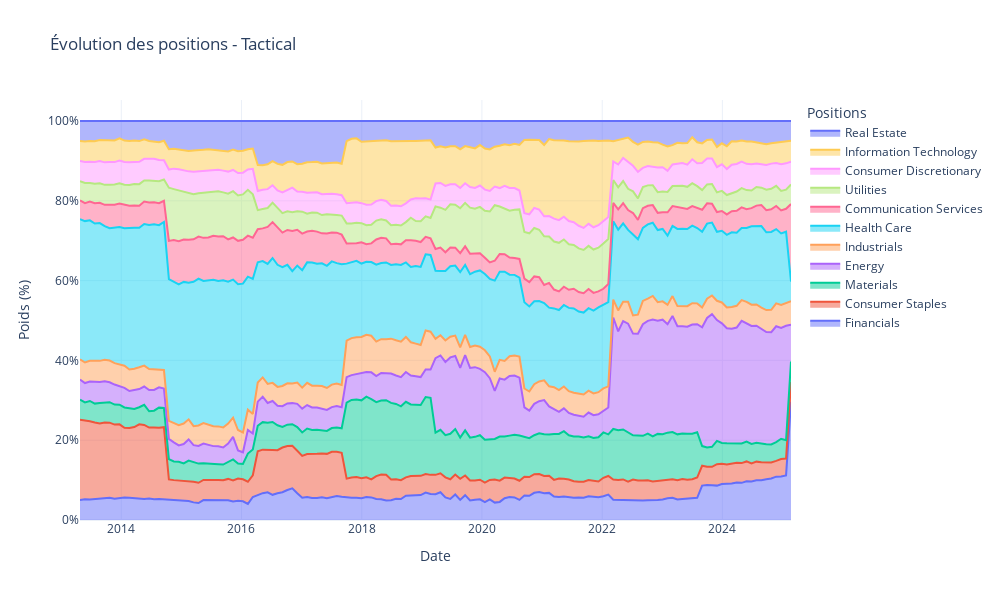
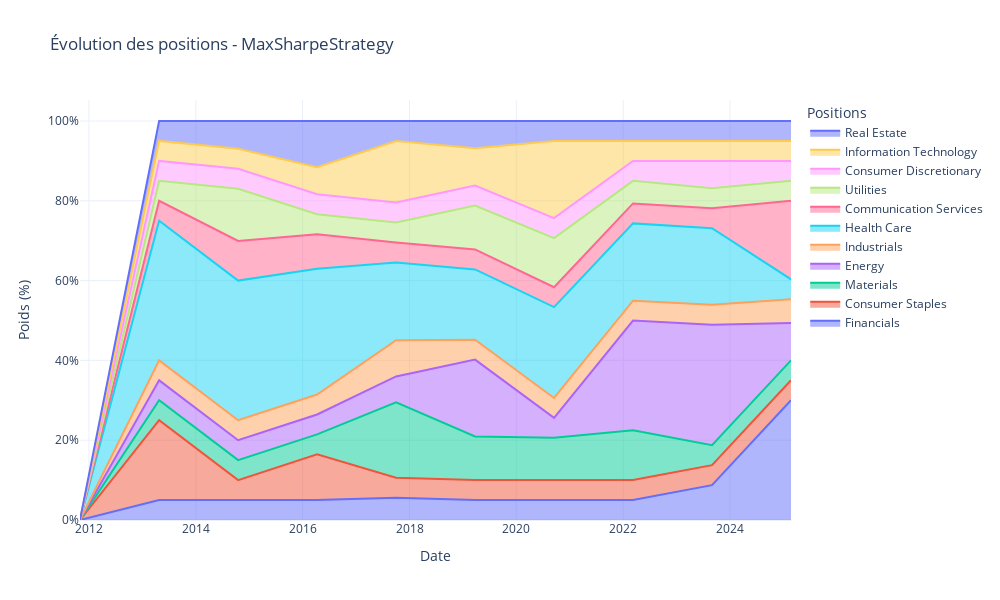

The cell these charts' notebook holds for them, in order:
### Code cell
MSM.visualize()
MSM.positions("tactical")
MSM.positions()

### Figure 1 — Plotly figure (JSON) as saved in the notebook; plotly's stock layout.template omitted (floating-point values rounded to 4 significant figures; data arrays with more than 128 entries replaced by an {"elided": "..."} marker saying what was removed)
{"data": [{"hovertemplate": "%{text}<extra></extra>", "mode": "lines", "name": "Financials", "stackgroup": "one", "text": {"elided": "145 str values"}, "type": "scatter", "x": {"elided": "145 str values"}, "y": {"elided": "145 float values"}}, {"hovertemplate": "%{text}<extra></extra>", "mode": "lines", "name": "Consumer Staples", "stackgroup": "one", "text": {"elided": "145 str values"}, "type": "scatter", "x": {"elided": "145 str values"}, "y": {"elided": "145 float values"}}, {"hovertemplate": "%{text}<extra></extra>", "mode": "lines", "name": "Materials", "stackgroup": "one", "text": {"elided": "145 str values"}, "type": "scatter", "x": {"elided": "145 str values"}, "y": {"elided": "145 float values"}}, {"hovertemplate": "%{text}<extra></extra>", "mode": "lines", "name": "Energy", "stackgroup": "one", "text": {"elided": "145 str values"}, "type": "scatter", "x": {"elided": "145 str values"}, "y": {"elided": "145 float values"}}, {"hovertemplate": "%{text}<extra></extra>", "mode": "lines", "name": "Industrials", "stackgroup": "one", "text": {"elided": "145 str values"}, "type": "scatter", "x": {"elided": "145 str values"}, "y": {"elided": "145 float values"}}, {"hovertemplate": "%{text}<extra></extra>", "mode": "lines", "name": "Health Care", "stackgroup": "one", "text": {"elided": "145 str values"}, "type": "scatter", "x": {"elided": "145 str values"}, "y": {"elided": "145 float values"}}, {"hovertemplate": "%{text}<extra></extra>", "mode": "lines", "name": "Communication Services", "stackgroup": "one", "text": {"elided": "145 str values"}, "type": "scatter", "x": {"elided": "145 str values"}, "y": {"elided": "145 float values"}}, {"hovertemplate": "%{text}<extra></extra>", "mode": "lines", "name": "Utilities", "stackgroup": "one", "text": {"elided": "145 str values"}, "type": "scatter", "x": {"elided": "145 str values"}, "y": {"elided": "145 float values"}}, {"hovertemplate": "%{text}<extra></extra>", "mode": "lines", "name": "Consumer Discretionary", "stackgroup": "one", "text": {"elided": "145 str values"}, "type": "scatter", "x": {"elided": "145 str values"}, "y": {"elided": "145 float values"}}, {"hovertemplate": "%{text}<extra></extra>", "mode": "lines", "name": "Information Technology", "stackgroup": "one", "text": {"elided": "145 str values"}, "type": "scatter", "x": {"elided": "145 str values"}, "y": {"elided": "145 float values"}}, {"hovertemplate": "%{text}<extra></extra>", "mode": "lines", "name": "Real Estate", "stackgroup": "one", "text": {"elided": "145 str values"}, "type": "scatter", "x": {"elided": "145 str values"}, "y": {"elided": "145 float values"}}], "layout": {"height": 600, "hovermode": "x unified", "legend": {"title": {"text": "Positions"}}, "title": {"text": "Évolution des positions - Tactical"}, "width": 1000, "xaxis": {"title": {"text": "Date"}}, "yaxis": {"showgrid": true, "ticksuffix": "%", "title": {"text": "Poids (%)"}}}}

### Figure 2 — Plotly figure (JSON) as saved in the notebook; plotly's stock layout.template omitted (floating-point values rounded to 4 significant figures)
{"data": [{"hovertemplate": "%{text}<extra></extra>", "mode": "lines", "name": "Financials", "stackgroup": "one", "text": ["", "<b>Financials</b><br>Poids: 5.00%", "<b>Financials</b><br>Poids: 5.00%", "<b>Financials</b><br>Poids: 5.00%", "<b>Financials</b><br>Poids: 5.58%", "<b>Financials</b><br>Poids: 5.00%", "<b>Financials</b><br>Poids: 5.00%", "<b>Financials</b><br>Poids: 5.00%", "<b>Financials</b><br>Poids: 8.74%", "<b>Financials</b><br>Poids: 30.02%"], "type": "scatter", "x": ["2011-11-01T00:00:00", "2013-04-25T00:00:00", "2014-10-17T00:00:00", "2016-04-09T00:00:00", "2017-10-01T00:00:00", "2019-03-25T00:00:00", "2020-09-15T00:00:00", "2022-03-09T00:00:00", "2023-08-31T00:00:00", "2025-02-21T00:00:00"], "y": [0, 5.0, 5.0, 5.0, 5.576, 5.0, 5.0, 5.0, 8.74, 30.02]}, {"hovertemplate": "%{text}<extra></extra>", "mode": "lines", "name": "Consumer Staples", "stackgroup": "one", "text": ["", "<b>Consumer Staples</b><br>Poids: 20.00%", "<b>Consumer Staples</b><br>Poids: 5.00%", "<b>Consumer Staples</b><br>Poids: 11.45%", "<b>Consumer Staples</b><br>Poids: 5.00%", "<b>Consumer Staples</b><br>Poids: 5.00%", "<b>Consumer Staples</b><br>Poids: 5.00%", "<b>Consumer Staples</b><br>Poids: 5.00%", "<b>Consumer Staples</b><br>Poids: 5.00%", "<b>Consumer Staples</b><br>Poids: 5.00%"], "type": "scatter", "x": ["2011-11-01T00:00:00", "2013-04-25T00:00:00", "2014-10-17T00:00:00", "2016-04-09T00:00:00", "2017-10-01T00:00:00", "2019-03-25T00:00:00", "2020-09-15T00:00:00", "2022-03-09T00:00:00", "2023-08-31T00:00:00", "2025-02-21T00:00:00"], "y": [0, 20.0, 5.0, 11.45, 5.0, 5.0, 5.0, 5.0, 5.0, 5.0]}, {"hovertemplate": "%{text}<extra></extra>", "mode": "lines", "name": "Materials", "stackgroup": "one", "text": ["", "<b>Materials</b><br>Poids: 5.00%", "<b>Materials</b><br>Poids: 5.00%", "<b>Materials</b><br>Poids: 5.00%", "<b>Materials</b><br>Poids: 18.90%", "<b>Materials</b><br>Poids: 10.92%", "<b>Materials</b><br>Poids: 10.59%", "<b>Materials</b><br>Poids: 12.46%", "<b>Materials</b><br>Poids: 5.00%", "<b>Materials</b><br>Poids: 5.00%"], "type": "scatter", "x": ["2011-11-01T00:00:00", "2013-04-25T00:00:00", "2014-10-17T00:00:00", "2016-04-09T00:00:00", "2017-10-01T00:00:00", "2019-03-25T00:00:00", "2020-09-15T00:00:00", "2022-03-09T00:00:00", "2023-08-31T00:00:00", "2025-02-21T00:00:00"], "y": [0, 5.0, 5.0, 5.0, 18.9, 10.92, 10.59, 12.46, 5.0, 5.0]}, {"hovertemplate": "%{text}<extra></extra>", "mode": "lines", "name": "Energy", "stackgroup": "one", "text": ["", "<b>Energy</b><br>Poids: 5.00%", "<b>Energy</b><br>Poids: 5.00%", "<b>Energy</b><br>Poids: 5.00%", "<b>Energy</b><br>Poids: 6.49%", "<b>Energy</b><br>Poids: 19.28%", "<b>Energy</b><br>Poids: 5.00%", "<b>Energy</b><br>Poids: 27.51%", "<b>Energy</b><br>Poids: 30.18%", "<b>Energy</b><br>Poids: 9.33%"], "type": "scatter", "x": ["2011-11-01T00:00:00", "2013-04-25T00:00:00", "2014-10-17T00:00:00", "2016-04-09T00:00:00", "2017-10-01T00:00:00", "2019-03-25T00:00:00", "2020-09-15T00:00:00", "2022-03-09T00:00:00", "2023-08-31T00:00:00", "2025-02-21T00:00:00"], "y": [0, 5.0, 5.0, 5.0, 6.493, 19.28, 5.0, 27.51, 30.18, 9.333]}, {"hovertemplate": "%{text}<extra></extra>", "mode": "lines", "name": "Industrials", "stackgroup": "one", "text": ["", "<b>Industrials</b><br>Poids: 5.00%", "<b>Industrials</b><br>Poids: 5.00%", "<b>Industrials</b><br>Poids: 5.00%", "<b>Industrials</b><br>Poids: 9.10%", "<b>Industrials</b><br>Poids: 5.00%", "<b>Industrials</b><br>Poids: 5.00%", "<b>Industrials</b><br>Poids: 5.00%", "<b>Industrials</b><br>Poids: 5.00%", "<b>Industrials</b><br>Poids: 5.97%"], "type": "scatter", "x": ["2011-11-01T00:00:00", "2013-04-25T00:00:00", "2014-10-17T00:00:00", "2016-04-09T00:00:00", "2017-10-01T00:00:00", "2019-03-25T00:00:00", "2020-09-15T00:00:00", "2022-03-09T00:00:00", "2023-08-31T00:00:00", "2025-02-21T00:00:00"], "y": [0, 5.0, 5.0, 5.0, 9.1, 5.0, 5.0, 5.0, 5.0, 5.973]}, {"hovertemplate": "%{text}<extra></extra>", "mode": "lines", "name": "Health Care", "stackgroup": "one", "text": ["", "<b>Health Care</b><br>Poids: 35.00%", "<b>Health Care</b><br>Poids: 35.00%", "<b>Health Care</b><br>Poids: 31.51%", "<b>Health Care</b><br>Poids: 19.48%", "<b>Health Care</b><br>Poids: 17.61%", "<b>Health Care</b><br>Poids: 22.77%", "<b>Health Care</b><br>Poids: 19.37%", "<b>Health Care</b><br>Poids: 19.22%", "<b>Health Care</b><br>Poids: 5.00%"], "type": "scatter", "x": ["2011-11-01T00:00:00", "2013-04-25T00:00:00", "2014-10-17T00:00:00", "2016-04-09T00:00:00", "2017-10-01T00:00:00", "2019-03-25T00:00:00", "2020-09-15T00:00:00", "2022-03-09T00:00:00", "2023-08-31T00:00:00", "2025-02-21T00:00:00"], "y": [0, 35.0, 35, 31.51, 19.48, 17.61, 22.77, 19.37, 19.22, 5.0]}, {"hovertemplate": "%{text}<extra></extra>", "mode": "lines", "name": "Communication Services", "stackgroup": "one", "text": ["", "<b>Communication Services</b><br>Poids: 5.00%", "<b>Communication Services</b><br>Poids: 9.93%", "<b>Communication Services</b><br>Poids: 8.68%", "<b>Communication Services</b><br>Poids: 5.00%", "<b>Communication Services</b><br>Poids: 5.00%", "<b>Communication Services</b><br>Poids: 5.00%", "<b>Communication Services</b><br>Poids: 5.00%", "<b>Communication Services</b><br>Poids: 5.00%", "<b>Communication Services</b><br>Poids: 19.67%"], "type": "scatter", "x": ["2011-11-01T00:00:00", "2013-04-25T00:00:00", "2014-10-17T00:00:00", "2016-04-09T00:00:00", "2017-10-01T00:00:00", "2019-03-25T00:00:00", "2020-09-15T00:00:00", "2022-03-09T00:00:00", "2023-08-31T00:00:00", "2025-02-21T00:00:00"], "y": [0, 5.0, 9.926, 8.679, 5.0, 5.0, 5.0, 5.0, 5.0, 19.67]}, {"hovertemplate": "%{text}<extra></extra>", "mode": "lines", "name": "Utilities", "stackgroup": "one", "text": ["", "<b>Utilities</b><br>Poids: 5.00%", "<b>Utilities</b><br>Poids: 13.10%", "<b>Utilities</b><br>Poids: 5.00%", "<b>Utilities</b><br>Poids: 5.00%", "<b>Utilities</b><br>Poids: 11.01%", "<b>Utilities</b><br>Poids: 12.30%", "<b>Utilities</b><br>Poids: 5.66%", "<b>Utilities</b><br>Poids: 5.00%", "<b>Utilities</b><br>Poids: 5.00%"], "type": "scatter", "x": ["2011-11-01T00:00:00", "2013-04-25T00:00:00", "2014-10-17T00:00:00", "2016-04-09T00:00:00", "2017-10-01T00:00:00", "2019-03-25T00:00:00", "2020-09-15T00:00:00", "2022-03-09T00:00:00", "2023-08-31T00:00:00", "2025-02-21T00:00:00"], "y": [0, 5.0, 13.1, 5.0, 5.0, 11.01, 12.3, 5.658, 5.0, 5.0]}, {"hovertemplate": "%{text}<extra></extra>", "mode": "lines", "name": "Consumer Discretionary", "stackgroup": "one", "text": ["", "<b>Consumer Discretionary</b><br>Poids: 5.00%", "<b>Consumer Discretionary</b><br>Poids: 5.00%", "<b>Consumer Discretionary</b><br>Poids: 5.00%", "<b>Consumer Discretionary</b><br>Poids: 5.00%", "<b>Consumer Discretionary</b><br>Poids: 5.00%", "<b>Consumer Discretionary</b><br>Poids: 5.00%", "<b>Consumer Discretionary</b><br>Poids: 5.00%", "<b>Consumer Discretionary</b><br>Poids: 6.86%", "<b>Consumer Discretionary</b><br>Poids: 5.00%"], "type": "scatter", "x": ["2011-11-01T00:00:00", "2013-04-25T00:00:00", "2014-10-17T00:00:00", "2016-04-09T00:00:00", "2017-10-01T00:00:00", "2019-03-25T00:00:00", "2020-09-15T00:00:00", "2022-03-09T00:00:00", "2023-08-31T00:00:00", "2025-02-21T00:00:00"], "y": [0, 5.0, 5.0, 5.0, 5.0, 5.0, 5.0, 5.0, 6.865, 5.0]}, {"hovertemplate": "%{text}<extra></extra>", "mode": "lines", "name": "Information Technology", "stackgroup": "one", "text": ["", "<b>Information Technology</b><br>Poids: 5.00%", "<b>Information Technology</b><br>Poids: 5.00%", "<b>Information Technology</b><br>Poids: 6.80%", "<b>Information Technology</b><br>Poids: 15.45%", "<b>Information Technology</b><br>Poids: 9.32%", "<b>Information Technology</b><br>Poids: 19.35%", "<b>Information Technology</b><br>Poids: 5.00%", "<b>Information Technology</b><br>Poids: 5.00%", "<b>Information Technology</b><br>Poids: 5.00%"], "type": "scatter", "x": ["2011-11-01T00:00:00", "2013-04-25T00:00:00", "2014-10-17T00:00:00", "2016-04-09T00:00:00", "2017-10-01T00:00:00", "2019-03-25T00:00:00", "2020-09-15T00:00:00", "2022-03-09T00:00:00", "2023-08-31T00:00:00", "2025-02-21T00:00:00"], "y": [0, 5.0, 5.0, 6.8, 15.45, 9.321, 19.35, 5.0, 5.0, 5.0]}, {"hovertemplate": "%{text}<extra></extra>", "mode": "lines", "name": "Real Estate", "stackgroup": "one", "text": ["", "<b>Real Estate</b><br>Poids: 5.00%", "<b>Real Estate</b><br>Poids: 6.97%", "<b>Real Estate</b><br>Poids: 11.56%", "<b>Real Estate</b><br>Poids: 5.00%", "<b>Real Estate</b><br>Poids: 6.86%", "<b>Real Estate</b><br>Poids: 5.00%", "<b>Real Estate</b><br>Poids: 5.00%", "<b>Real Estate</b><br>Poids: 5.00%", "<b>Real Estate</b><br>Poids: 5.00%"], "type": "scatter", "x": ["2011-11-01T00:00:00", "2013-04-25T00:00:00", "2014-10-17T00:00:00", "2016-04-09T00:00:00", "2017-10-01T00:00:00", "2019-03-25T00:00:00", "2020-09-15T00:00:00", "2022-03-09T00:00:00", "2023-08-31T00:00:00", "2025-02-21T00:00:00"], "y": [0, 5.0, 6.975, 11.56, 5.0, 6.858, 5.0, 5.0, 5.0, 5.0]}], "layout": {"height": 600, "hovermode": "x unified", "legend": {"title": {"text": "Positions"}}, "title": {"text": "Évolution des positions - MaxSharpeStrategy"}, "width": 1000, "xaxis": {"title": {"text": "Date"}}, "yaxis": {"showgrid": true, "ticksuffix": "%", "title": {"text": "Poids (%)"}}}}
